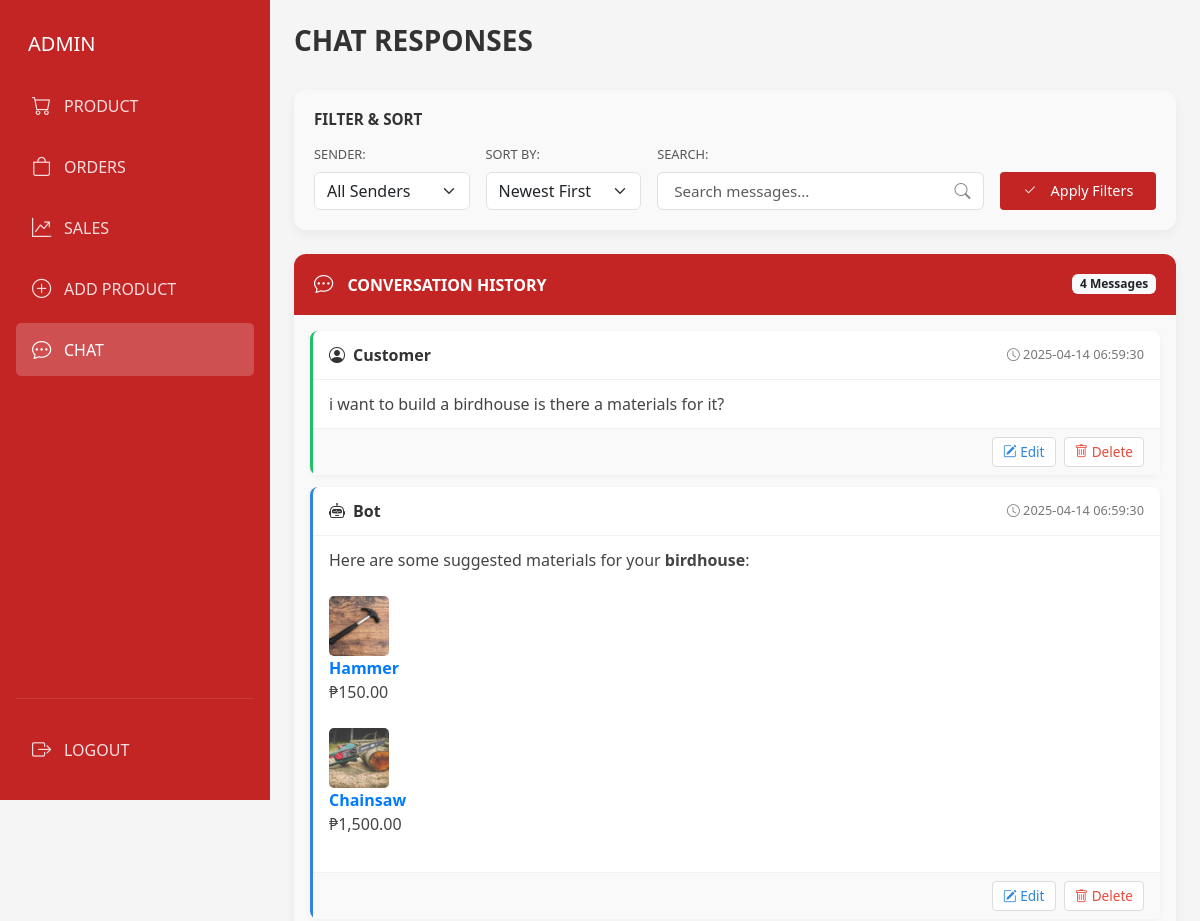
Page /admin/chatbot.php (upper part) on the earlier database version.
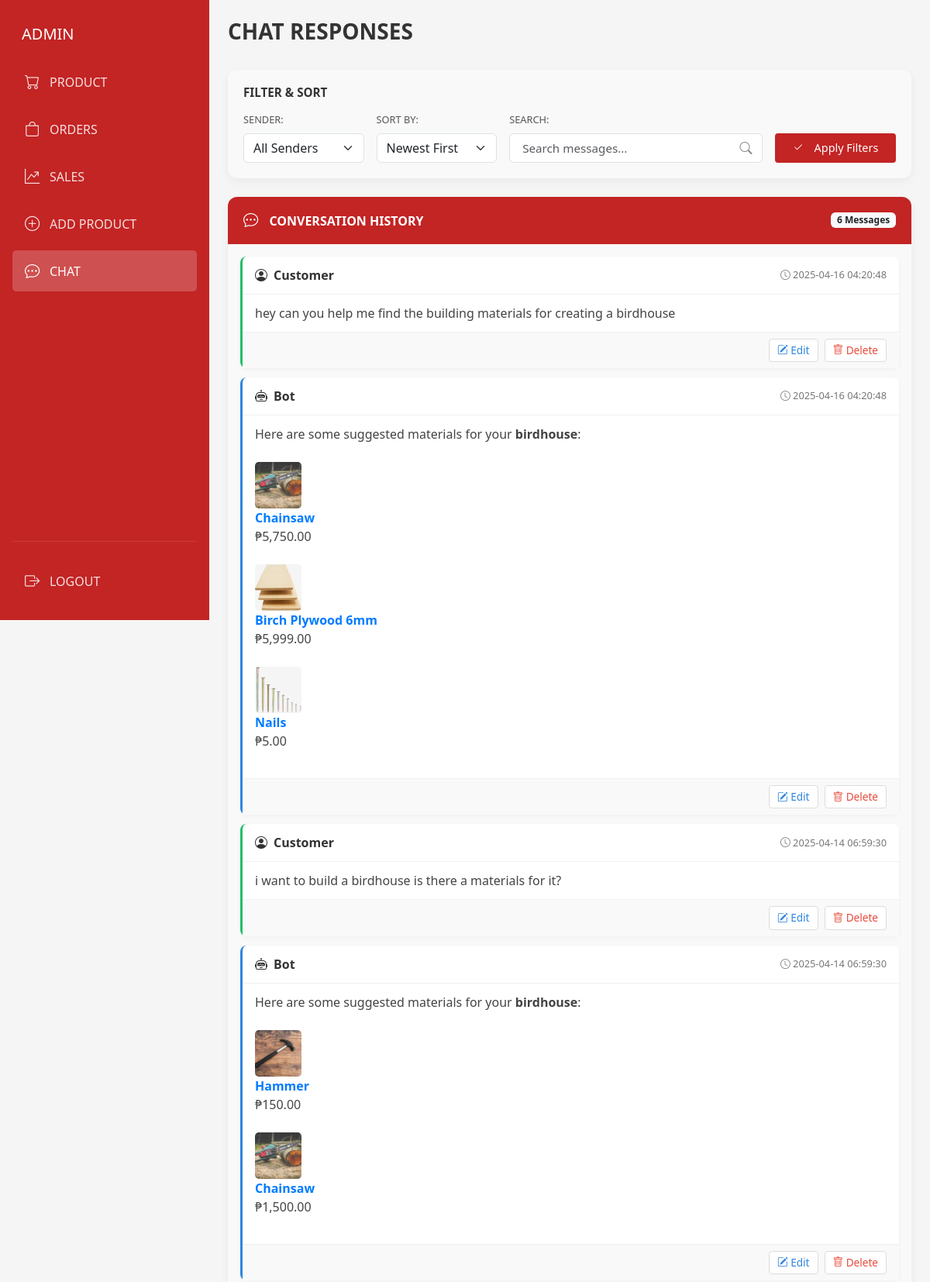
Same page on the later database version.
### tables this page shows
CREATE TABLE `chat` (
  `chat_id` int(11) NOT NULL,
  `chat_time` timestamp NOT NULL DEFAULT current_timestamp(),
  `message` text NOT NULL,
  `sender_name` enum('Customer','Bot') NOT NULL
);

### admin/components/fetch_chat_messages.php (called while the page is built, shortened)
<?php
include 'db_connection.php';
$page = isset($_GET['page']) ? intval($_GET['page']) : 1;
$itemsPerPage = isset($_GET['items_per_page']) ? intval($_GET['items_per_page']) : 10;
$offset = ($page - 1) * $itemsPerPage;
$countSql = "SELECT COUNT(*) as total FROM chat";
$countResult = $conn->query($countSql);
$totalMessages = $countResult->fetch_assoc()['total'];
$sql = "SELECT * FROM chat ORDER BY chat_time DESC LIMIT $offset, $itemsPerPage";
$result = $conn->query($sql);
$messages = array();
if ($result->num_rows > 0) {
    while($row = $result->fetch_assoc()) {
        $messages[] = $row;
    }
}
?>

### admin/chatbot.php (the view, shortened to what the changed rows need)
<!DOCTYPE html>
<html lang="en">
<head>
    <link href="../vendor/bootstrap/css/bootstrap.min.css" rel="stylesheet">
    <link rel="stylesheet" href="https://cdn.jsdelivr.net/npm/bootstrap-icons@1.11.3/font/bootstrap-icons.min.css">
    <link href="css/admin.css" rel="stylesheet">
</head>
<body>
    <?php include 'components/delete_product.php'; ?>
    <div class="d-flex admin-dashboard">
        <main class="admin-main">
            <div class="container-fluid px-4 py-4">
                <div class="d-flex flex-column mb-4">
                    <h1 class="admin-page-title">CHAT RESPONSES</h1>
                </div>
                <?php include 'components/fetch_chat_messages.php'; ?>
                <div class="chat-container">
                    <div class="chat-header">
                        <div>
                            <i class="bi bi-chat-dots"></i>
                            <span>CONVERSATION HISTORY</span>
                        </div>
                        <span class="badge bg-light text-dark"><?php echo $totalMessages; ?> Messages</span>
                    </div>
                    <div class="p-3" id="message-list">
                        <?php foreach ($messages as $message): ?>
                        <div class="message-card <?php echo strtolower(str_replace(' ', '-', $message['sender_name'])); ?>-message"
                             data-id="<?php echo $message['chat_id']; ?>"
                             data-sender="<?php echo $message['sender_name']; ?>">
                            <div class="message-header">
                                <div class="message-sender">
                                    <i class="bi <?php echo ($message['sender_name'] == 'Support Bot' || $message['sender_name'] == 'Bot') ? 'bi-robot' : 'bi-person-circle'; ?>"></i>
                                    <span><?php echo $message['sender_name']; ?></span>
                                </div>
                                <div class="message-timestamp">
                                    <i class="bi bi-clock"></i>
                                    <?php echo $message['chat_time']; ?>
                                </div>
                            </div>
                            <div class="message-content">
                                <?php echo $message['message']; ?>
                            </div>
                            <div class="message-actions">
                                <button class="btn-message-action edit"
                                        data-bs-toggle="modal"
                                        data-bs-target="#editMessageModal"
                                        data-id="<?php echo $message['chat_id']; ?>"
                                        data-timestamp="<?php echo $message['chat_time']; ?>"
                                        data-sender="<?php echo $message['sender_name']; ?>"
                                        data-message="<?php echo htmlspecialchars($message['message']); ?>">
                                    <i class="bi bi-pencil-square"></i> Edit
                                </button>
                                <button class="btn-message-action delete"
                                        data-bs-toggle="modal"
                                        data-bs-target="#deleteMessageModal"
                                        data-id="<?php echo $message['chat_id']; ?>"
                                        data-sender="<?php echo $message['sender_name']; ?>">
                                    <i class="bi bi-trash"></i> Delete
                                </button>
                            </div>
                        </div>
                        <?php endforeach; ?>
                    </div>
                </div>
            </div>
        </main>
    </div>
</body>
</html>

Differences in the rows shown:
added chat: sender_name "Customer", chat_time "2025-04-16 04:20:48", message "hey can you help me find the building materials for creating a birdhouse"
added chat: sender_name "Bot", chat_time "2025-04-16 04:20:48", message "Here are some suggested materials for your birdhouse : Chainsaw ₱5,750.00 Birch Plywood 6mm ₱5,999.00 Nails ₱5.00", message (picture)
Other differences:
$totalMessages: "4" → "6"
